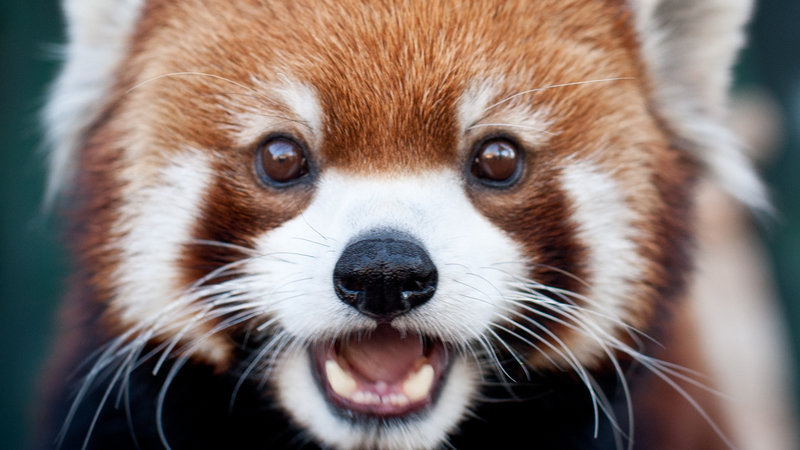
#> input picture computerVision/panda.jpg, 800 x 450 px
$ python cutimage.py
#> lines starting #> are read from the running program, lines starting #| are printed output that depends on the picture
#!/usr/bin/python3

import cv2

# for reading the image
img =cv2.imread('panda.jpg')
#> img is the input picture: shape (450, 800, 3); mean B, G, R 111.1, 116.7, 131.3

image=img[0:450,0:800]
newimg=img[0:225,0:400]
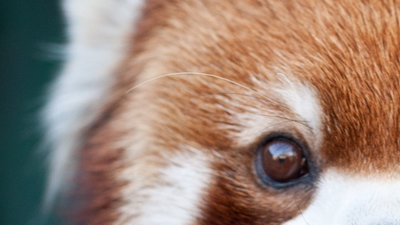
#> newimg: shape (225, 400, 3); mean B, G, R 120.3, 133.8, 156.4

print("enter your choice:")
print("1.cut in half")
print("2.cut in one-fourth")
print("3.cut in one-eigth")

choice =input()

if choice == '1':
	crop1=img[0:225,0:800]
	crop2=img[0:450,0:400]
	cv2.imshow('half image',crop1)
	cv2.imshow('half image2',crop2)


if choice=='2':
	print("1.top-left \n 2.top-right \n 3. bottom-left \n 4.bottom-right")
	ch=input("which one-fourth portion")


	if ch=='1':
		cropped=img[0:225,0:400]

	if ch=='2':
		cropped=img[0:225,400:800]

	if ch=='3':
		cropped=img[225:450,0:400]

	if ch=='4':
		cropped=img[225:450,400:800]

	cv2.imshow('one fourth',cropped)


if choice == '3':
	h=int(450/8)
	print(h)
	cropped_image=img[0:56, 0:100]
	cv2.imshow('one-eigth',cropped_image)

else:
	print("Wrong choice!!")

#for displaying the image
cv2.imshow('panda img',image)

cv2.waitKey(0)
cv2.destroyAllWindows()
